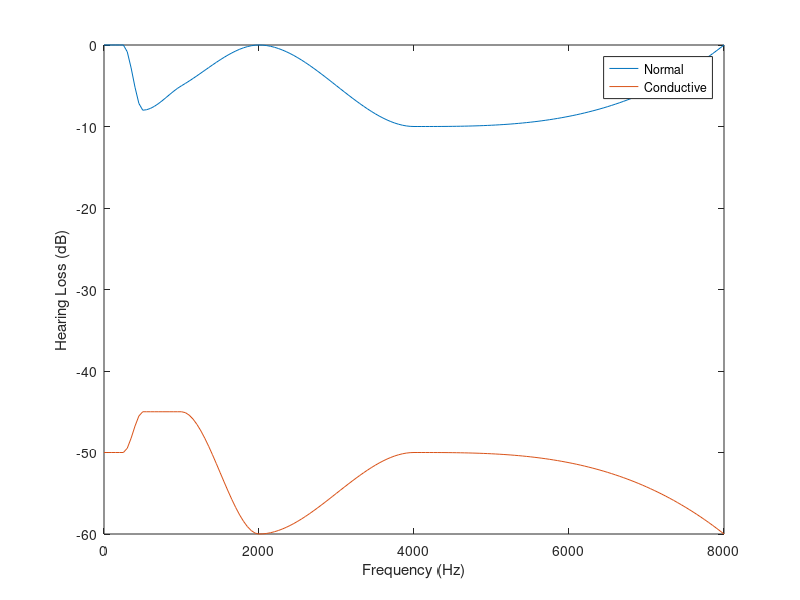
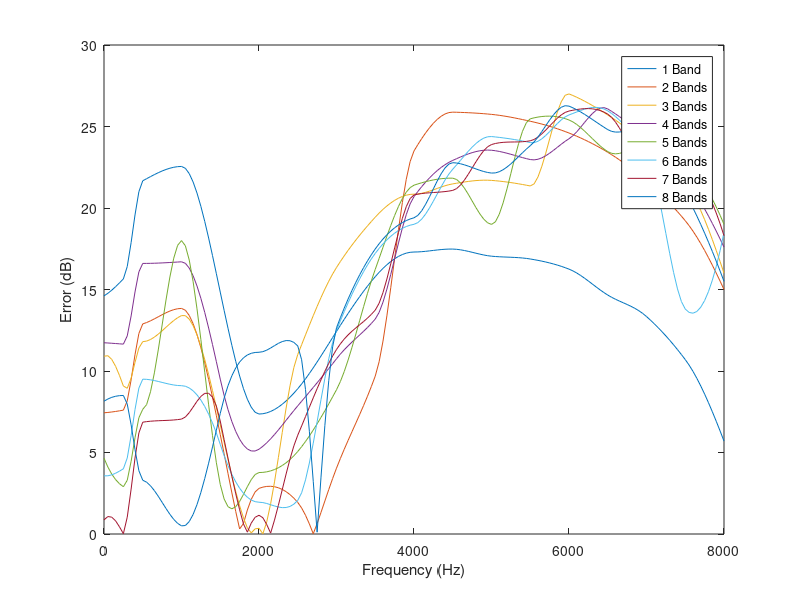
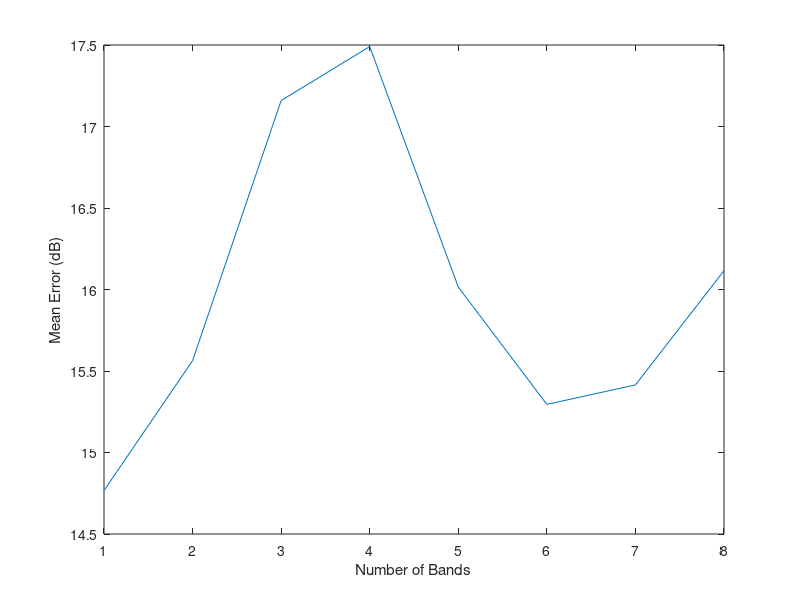

Write the MATLAB code that produced these figures, in order.
clc;
clear all;
%% Investigate the effects of the frequency bands
%Set up audiogram
Fh = 8000;
steps = 50;
audioX = [125 250 500 1000 2000 4000 8000];
audioConY = [-50 -50 -45 -45 -60 -50 -60];
xq = 0:50:8000;
pCond = pchip(audioX, audioConY, xq);

audioNormY = [0 0 -8 -5 0 -10 0];
pNorm = pchip(audioX, audioNormY, xq);

figure;
plot(xq, pNorm);
hold on;
plot(xq, pCond);
xlabel('Frequency (Hz)');
ylabel('Hearing Loss (dB)');
legend('Normal', 'Conductive');


filtX = [250 500 1000 1500 2000 2500 3000 3500 4000 4500 5000 5500 6000 6500 7000 7500 8000];

band1 = [65.65 66.67 67.55 67.34 67.36 67.35 67.43 67.35 67.3 67.5 67.2 67.4 67.5 67.1 67.56 67.4 65.7];
pb1 = pchip(filtX, band1, xq);

band2 = [57.6 57.89 58.84 58.6 57.2 56.5 59.04 61.25 73.5 75.9 75.9 75.85 75.85 75.86 75.88 75.92 75];
pb2 = pchip(filtX, band2, xq);

band3 = [59.08 56.8 58.4 59.2 59.65 69.45 71.35 71 70.85 71.5 71.85 71.88 78.25 78.15 78.1 78.21 76];
pb3 = pchip(filtX, band3, xq);

band4 = [61.65 61.6 61.7 62 65.2 66.3 65.75 64.75 70.7 72.94 73.7 73.5 75.5 78.52 78.5 78.46 77.6];
pb4 = pchip(filtX, band4, xq);

band5 = [52.9 52.65 63 55.54 63.77 63.5 63.85 67.8 71.4 71.85 69.15 76 76.65 75.9 78.1 79.76 79];
pb5 = pchip(filtX, band5, xq);

band6 = [54 54.5 54.1 58 61.95 60.5 67.5 68.78 69 72.4 74.54 74.54 76.96 78.4 77.5 70.5 78.5];
pb6 = pchip(filtX, band6, xq);

band7 = [50.02 51.86 52.05 59.43 58.85 64.5 66.32 65.3 70.8 71.1 74.05 74.65 77.2 78.2 76.44 79.8 78.3];
pb7 = pchip(filtX, band7, xq);

band8 = [41.5 41.7 44.5 45.1 48.85 46.9 67.65 69.05 69.4 72.8 72.3 74.35 77.5 77.25 78.73 77.61 75.5];
pb8 = pchip(filtX, band8, xq);

matchError1 = abs(plus(pb1,  pCond));
matchError2 = abs(plus(pb2,  pCond));
matchError3 = abs(plus(pb3,  pCond));
matchError4 = abs(plus(pb4,  pCond));
matchError5 = abs(plus(pb5,  pCond));
matchError6 = abs(plus(pb6,  pCond));
matchError7 = abs(plus(pb7,  pCond));
matchError8 = abs(plus(pb8,  pCond));

figure;
plot(xq, matchError1);
hold on;
plot(xq, matchError2);
hold on;
plot(xq, matchError3);
hold on;
plot(xq, matchError4);
hold on;
plot(xq, matchError5);
hold on;
plot(xq, matchError6);
hold on;
plot(xq, matchError7);
hold on;
plot(xq, matchError8);
xlabel('Frequency (Hz)');
ylabel('Error (dB)');
legend('1 Band', '2 Bands', '3 Bands', '4 Bands', '5 Bands', '6 Bands', '7 Bands', '8 Bands');

meanErrors = 1:8;
meanErrors(1) = mean(matchError1);
meanErrors(2) = mean(matchError2);
meanErrors(3) = mean(matchError3);
meanErrors(4) = mean(matchError4);
meanErrors(5) = mean(matchError5);
meanErrors(6) = mean(matchError6);
meanErrors(7) = mean(matchError7);
meanErrors(8) = mean(matchError8);

figure;
plot(meanErrors);
xlabel('Number of Bands');
ylabel('Mean Error (dB)');

%plot(xq, pb1);

%plot(xq, p);

%mean(p(138:161))
    

